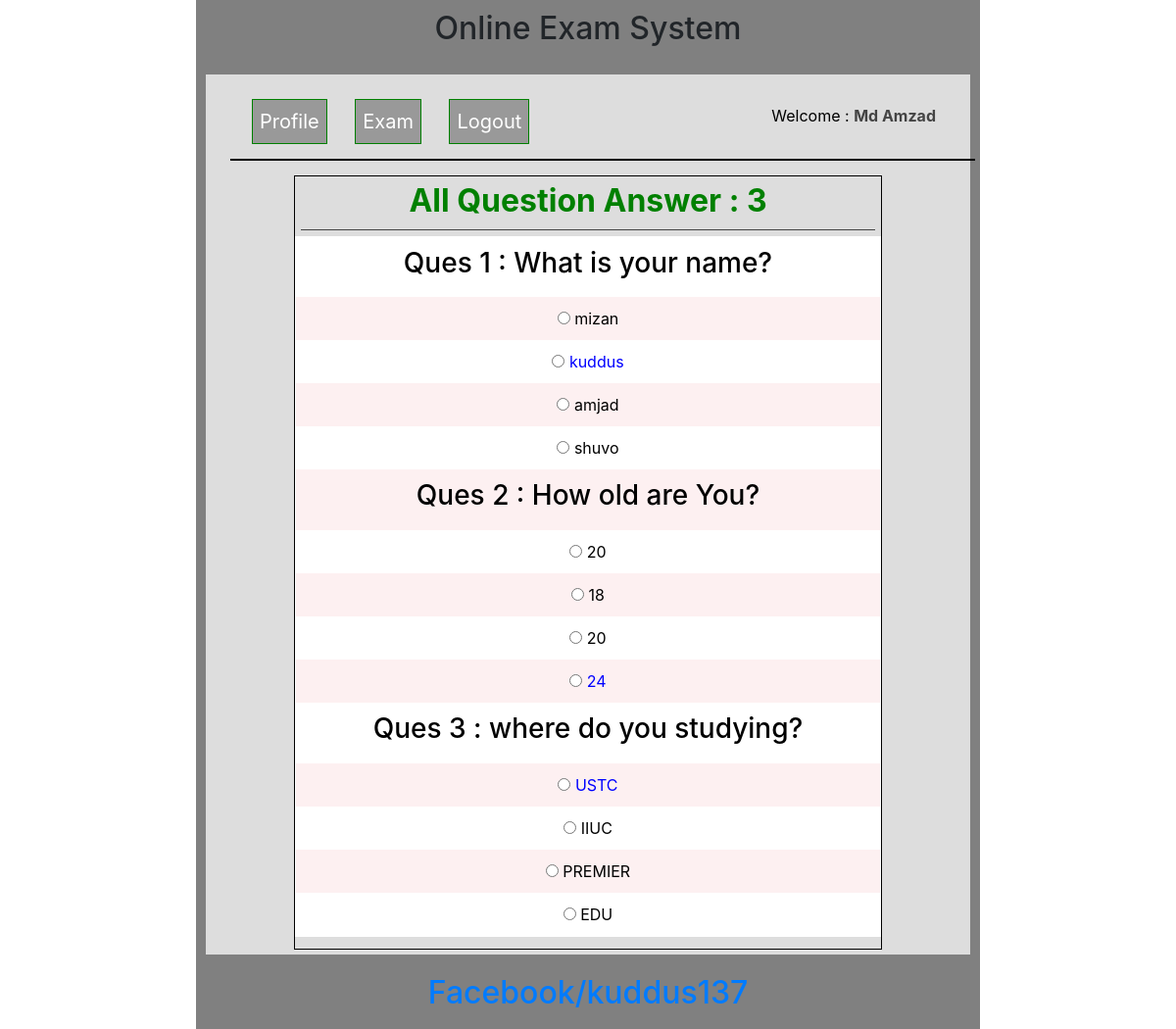
The app's page /viewAns.php (signed in) with its own data.
### tables this page shows
CREATE TABLE `tbl_question` (
  `id` int(11) NOT NULL,
  `question_no` int(11) NOT NULL,
  `question` text NOT NULL
);

CREATE TABLE `tbl_ans` (
  `id` int(11) NOT NULL,
  `question_no` int(11) NOT NULL,
  `correctAns` int(11) NOT NULL DEFAULT '0',
  `answer` text NOT NULL
);

### library/Session.php (called while the page is built, shortened)
<?php
class Session
{
    public static function get($key){
        if(isset($_SESSION[$key])){
            return $_SESSION[$key];
        }
        else{
            return false;
        }
    }
}

### classes/Exam.php (called while the page is built, shortened)
<?php
$filePath = realpath(dirname(__FILE__));
include_once ($filePath.'/../library/Database.php');
class Exam
{
	private $db;
	function __construct()
	{
		$this->db = new Database();
	}
    public function getQuestion()
    {
        $query = "SELECT * from tbl_question ORDER BY id ASC";
        $result = $this->db->select($query);
        return $result;
    }
    public function getTotalQuestion()
    {
        $query = "SELECT * from tbl_question";
        $result = $this->db->select($query);
        $total =  $result->num_rows;
        return $total;
    }
        public function getAnswerByNo($questionNo)
        {
            $query = "SELECT * from tbl_ans WHERE question_no = '$questionNo' ";
            $result = $this->db->select($query);
            return $result;
        }
}
?>

### library/Database.php (called while the page is built, shortened)
<?php
class Database
{
        public $hostName   = DBHOST;
        public $dbName     = DBNAME;
        public $dbUser     = DBUSER;
        public $dbpassword = DBPASS;
        public $link;
    public  function connectDB(){
        $this->link = new mysqli($this->hostName,$this->dbUser,$this->dbpassword,$this->dbName);
    }
  public function select($query){
        $result = $this->link->query($query) or die($this->link->error.__LINE__);
        if($result-> num_rows > 0){
            return $result;
        }
        else{
            return false;
        }
    }
}

### viewAns.php (the view, shortened to what this page needs)
<?php include 'inc/header.php';
	$total = $exam->getTotalQuestion();
?>
	<div class="testDiv">
		<h2>All Question Answer : <?php echo $total;?></h2>
		<form action="" method="post">
			<table class="tableDesign">
					<?php
						$getAllQues = $exam->getQuestion();
						if($getAllQues){
							while ($data = $getAllQues->fetch_assoc()) {
					?>
					<tr>
					<td colspan="2">
						<h3 style="color: #000;">Ques <?php echo $data['question_no'];?> : <?php echo $data['question'];?></h3>
					</td>
				</tr>
				<?php
					$questionNo = $data['question_no'];
					$getAnswerByNo = $exam->getAnswerByNo($questionNo);
					if($getAnswerByNo){
						while($ans = $getAnswerByNo->fetch_assoc()){
				?>
				<tr>
					<td>
						<input type="radio"  />
						<?php
						if($ans['correctAns'] == '1'){
						  echo "<span style = 'color:blue;'>".$ans['answer']."</span>";
						}else{
							echo $ans['answer'];
						}
						?>
					</td>
				</tr>
				<?php } } ?>
				<?php } } ?>
			</table>
	</div>
     </div>
<?php include 'inc/footer.php';?>

### inc/header.php (shortened to what this page needs)
<?php
$filePath = realpath(dirname(__FILE__));
include_once ($filePath.'/../library/Session.php');
include_once ($filePath.'/../library/Database.php');
$exam = new Exam();
?>
<!DOCTYPE html>
<html lang="en">
<head>
    <link rel="stylesheet" href="css/style.css">
    <link rel="stylesheet" href="css/bootstrap.min.css">
    <link rel="stylesheet" href="css/jquery-ui.min.css">
</head>
<body>
<section class="content">
    <header class="header">
        <h2>Online Exam System</h2>
    </header>
  <div class="maincontent">
    <div class="menu">
        <ul>
            <?php
                $logChk = Session::get("login");
                if($logChk == true){?>
                    <li><a href="profile.php">Profile</a></li>
                    <li><a href="exam.php">Exam</a></li>
                    <li><a href="?action=logout">Logout</a></li>
            <?php }else{?>
                    <li><a href="index.php">Home</a></li>
                    <li><a href="register.php">Register</a></li>
            <?php } ?>
             <?php
                $logChk = Session::get("login");
                if($logChk == true){?>
            <span style="float: right;margin-right: 30px;">Welcome : <strong style="color: #444"><?php echo Session::get("name");?></strong></span>
             <?php }?>
        </ul>
    </div>

### inc/footer.php
    <footer class="footer">
        <h2><a href="http://www.facebook.com/kuddusmunsi137">Facebook/kuddus137</a></h2>
    </footer>
</section>
</body>
</html>

### css/style.css (style rules this page uses)
* { margin: 0;outline: 0;padding: 0; }
body { font-family: Arial; font-size: 18px; line-height: 25px; color: #fff; }
.content { background: gray; width: 800px; margin: 0 auto; }
.maincontent { background: #dddddd; min-height: 700px; margin: 10px; padding: 5px 10px; color: #000000; }
.header,.footer { text-align: center;padding: 10px;background: gray; }
.tableDesign { width: 100%; }
.tableDesign { border: 1px solid #fff;margin-bottom: 12px; width: 100%; }
.tableDesign td { padding:10px;text-align:center; }
table.tableDesign tr:nth-child(2n+1) { background:#fff;height:30px; }
table.tableDesign tr:nth-child(2n) { background:#fdf0f1; height:30px; }
.menu { width: 100%; height: 60px; padding: 10px; margin: 15px; border-bottom: 2px solid #000; padding-bottom: 56px; }
.menu ul li { display: inline-block; margin-right: 15px; border: 1px solid green; padding: 7px; margin: -5px 12px; background: #999; list-style: none; }
.menu ul li a { color: #fff;font-size: 20px; }
.testDiv { margin:0 auto; width:600px; min-height: 400px; border: 1px solid #000; text-align: center; }
.testDiv h2 { font-weight: bold; color: green; margin: 6px; padding-bottom: 9px; border-bottom: 1px solid #444; }

### records on screen
tbl_question: question_no "1", question "What is your name?"
tbl_ans: answer "mizan"
tbl_ans: answer "kuddus"
tbl_ans: answer "amjad"
tbl_ans: answer "shuvo"
tbl_question: question_no "2", question "How old are You?"
tbl_ans: answer "20"
tbl_ans: answer "18"
tbl_ans: answer "20"
tbl_ans: answer "24"
tbl_question: question_no "3", question "where do you studying?"
tbl_ans: answer "USTC"
tbl_ans: answer "IIUC"
tbl_ans: answer "PREMIER"
tbl_ans: answer "EDU"

### other values on screen
Session::get("name") "Md Amzad"
$total "3"
